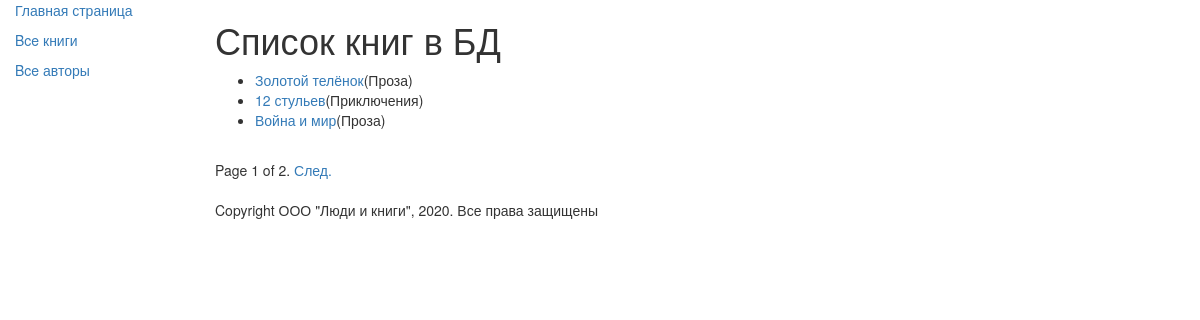
The page /books/ on the database its author committed.
### catalog/models.py (models this page shows, shortened)
class Book(models.Model):
    title    = models.CharField(max_length=150, help_text='Введите название книги', verbose_name='Название книги')
    genre    = models.ForeignKey('Genre', on_delete=models.CASCADE, help_text="Выберите жанр для книги", verbose_name="Жанр книги", null=True)
    language = models.ForeignKey('Language', on_delete=models.CASCADE, help_text="Выберите язык книги", verbose_name="Язык книги", null=True)
    author   = models.ManyToManyField('Author', help_text="Выберите автора книги", verbose_name="Автор книги")
    summary  = models.TextField(max_length=1000, help_text="Введите краткое описание книги", verbose_name="Аннотация книги")
    isbn     = models.CharField(max_length=13, help_text="Должно содержать 13 символов", verbose_name="ISBN книги")
    def get_absolute_url(self):
        return reverse('book-detail', args=[str(self.id)])
    def display_author(self):
        return ', '.join([author.last_name for author in self.author.all()])
    display_author.short_description = 'Авторы'

class Genre(models.Model):
    name = models.CharField(max_length=200, help_text='Введите жанр книги', verbose_name='Жанр книги')
    def __str__(self):
        return self.name

### catalog/views.py (the view)
# urls.py: re_path(r'^books/$', views.BookListView.as_view(), name='books'),
class BookListView(generic.ListView):
    model = Book
    paginate_by = 3

### catalog/templates/catalog/book_list.html
{% extends "catalog/base.html" %}
{% block content %}
    <h1>Список книг в БД</h1>
    {% if book_list %}
        <ul>
            {% for book in book_list %}
            <li><a href="{{ book.get_absolute_url }}">{{ book.title }}</a>({{ book.genre }})</li>
            {% endfor %}
        </ul>
    {% else %}
        <p>В базе данных нет книг</p>
    {% endif %}
{% endblock %}

### rows shown on the page
Book: title "Золотой телёнок", genre "Проза"
Book: title "12 стульев", genre "Приключения"
Book: title "Война и мир", genre "Проза"

### other values the page prints
{{ page_obj.number }} "1"
{{ page_obj.paginator.num_pages }} "2"
